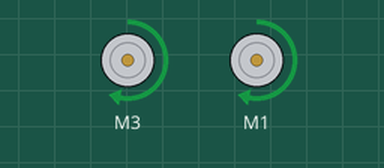
This sketch was run on a simulated Arduino Mega 2560, built with avr-gcc and run on an emulated ATmega2560. Shown: 2 × DC motor (green arrow = forward, orange = backward, longer = faster). At 14.0 s the program stops and its outputs stay as they are.

Above: at 0.1 s.
At 12.1 s:
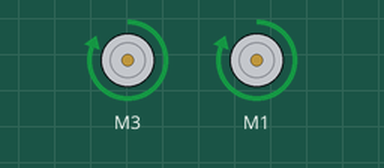
At 14.1 s:
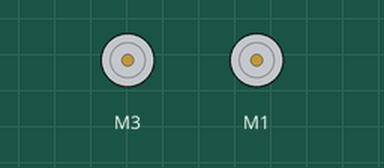
Timing chart, 0 to 15.5 s (numbered marks = the images above):
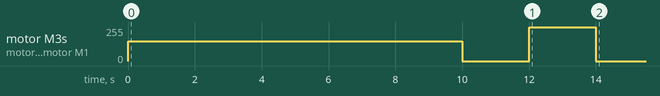

Measured:
- by itself, motor M3, motor M1: stopped → forward 150/255 at 0.00 s, → stopped 10.0 s later, → forward 255/255 2.0 s later, → stopped 2.0 s later

The sketch:

B3_01_TimedForward.ino
```cpp
/* B3_TimedForward.ino
   Drive the TWO-WHEELED Bread Board Bot (BBbot, B^3)
   straight ahead for specified time and then stop

   Intially commented out code will impliment a a short
   reverse brake on the motors.

   Arduino: Arduino Mega 256 v3 Clone
   Motor Shield: Adafruit assembled Motor Shield for Arduino v2
   ---->  http://www.adafruit.com/products/1438

   Programmer: Dave Eslinger (DLE); June 3, 2015
   Major revisions:
         6/7/2015, DLE: Cleaned it up for GoSciTech
         7/4/2015 DLE renamed

*/
#include <Wire.h>
#include <Adafruit_MotorShield.h>
#include <math.h>

// Create the motor shield object with the default I2C address
Adafruit_MotorShield AFMS = Adafruit_MotorShield();

// Define Constants
const byte TESTSPEED = 155;

// Define 'ports' for motors.
const byte LEFT_MOTOR_PORT = 3;
const byte RIGHT_MOTOR_PORT = 1;
// Create pointers to motor control objects
Adafruit_DCMotor *motorLeft = AFMS.getMotor(LEFT_MOTOR_PORT);
Adafruit_DCMotor *motorRight = AFMS.getMotor(RIGHT_MOTOR_PORT);

void setup(void){
  AFMS.begin();  // create with the default frequency 1.6KHz
  // Turn off all motors
  motorLeft->run(RELEASE);
  motorRight->run(RELEASE);
}

void loop(void){
  // Drive forward for 1 second at X/255 (~60% power)
  int duration = 1000; // in milliseconds
  byte speed = 255;
  motorLeft->setSpeed(150);
  motorRight->setSpeed(150);

  motorLeft->run(FORWARD);
  motorRight->run(FORWARD);

  delay(10000);

  motorLeft->run(RELEASE);   // Now stop the motors
  motorRight->run(RELEASE);  // However, this just coasts


  delay(2000);       // Pause for 2 seconds
  motorLeft->setSpeed(255);
  motorRight->setSpeed(255);

  motorLeft->run(FORWARD);
  motorRight->run(FORWARD);

  delay(2000);

  motorLeft->run(RELEASE);   // Now stop the motors
  motorRight->run(RELEASE);  // However, this just coasts


  while (1) {};      // What does this do?
}

void allStop(int direction) {
  motorLeft->setSpeed(100); // 100 on a 0-255 scale.
  motorRight->setSpeed(100);
  if (direction == FORWARD) {
    motorLeft->run(BACKWARD);
    motorRight->run(BACKWARD);
  }
  else {
    motorLeft->run(BACKWARD);
    motorRight->run(BACKWARD);
  }
  delay(500);
  motorLeft->run(RELEASE);
  motorRight->run(RELEASE);
  return;
}
```
